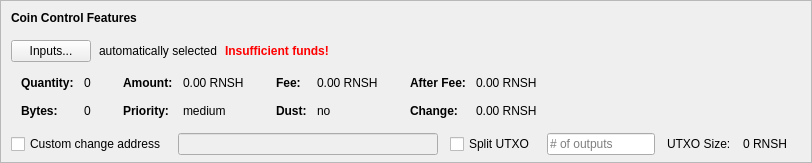
    <widget class="QFrame" name="frameCoinControl">
     <property name="sizePolicy">
      <sizepolicy hsizetype="Expanding" vsizetype="Expanding">
       <horstretch>0</horstretch>
       <verstretch>0</verstretch>
      </sizepolicy>
     </property>
     <property name="maximumSize">
      <size>
       <width>16777215</width>
       <height>16777215</height>
      </size>
     </property>
     <property name="frameShape">
      <enum>QFrame::StyledPanel</enum>
     </property>
     <property name="frameShadow">
      <enum>QFrame::Sunken</enum>
     </property>
     <layout class="QVBoxLayout" name="verticalLayoutCoinControl2">
      <property name="spacing">
       <number>0</number>
      </property>
      <property name="leftMargin">
       <number>0</number>
      </property>
      <property name="topMargin">
       <number>0</number>
      </property>
      <property name="rightMargin">
       <number>0</number>
      </property>
      <property name="bottomMargin">
       <number>6</number>
      </property>
      <item>
       <layout class="QVBoxLayout" name="verticalLayoutCoinControl" stretch="0,0,0,0,1">
        <property name="spacing">
         <number>0</number>
        </property>
        <property name="leftMargin">
         <number>10</number>
        </property>
        <property name="topMargin">
         <number>10</number>
        </property>
        <item>
         <layout class="QHBoxLayout" name="horizontalLayoutCoinControl1">
          <property name="bottomMargin">
           <number>15</number>
          </property>
          <item>
           <widget class="QLabel" name="labelCoinControlFeatures">
            <property name="sizePolicy">
             <sizepolicy hsizetype="Preferred" vsizetype="Maximum">
              <horstretch>0</horstretch>
              <verstretch>0</verstretch>
             </sizepolicy>
            </property>
            <property name="font">
             <font>
              <weight>75</weight>
              <bold>true</bold>
             </font>
            </property>
            <property name="styleSheet">
             <string notr="true">font-weight:bold;</string>
            </property>
            <property name="text">
             <string>Coin Control Features</string>
            </property>
           </widget>
          </item>
         </layout>
        </item>
        <item>
         <layout class="QHBoxLayout" name="horizontalLayoutCoinControl2" stretch="0,0,0,0">
          <property name="spacing">
           <number>8</number>
          </property>
          <property name="bottomMargin">
           <number>10</number>
          </property>
          <item>
           <widget class="QPushButton" name="pushButtonCoinControl">
            <property name="styleSheet">
             <string notr="true"/>
            </property>
            <property name="text">
             <string>Inputs...</string>
            </property>
            <property name="autoDefault">
             <bool>false</bool>
            </property>
           </widget>
          </item>
          <item>
           <widget class="QLabel" name="labelCoinControlAutomaticallySelected">
            <property name="text">
             <string>automatically selected</string>
            </property>
            <property name="margin">
             <number>5</number>
            </property>
           </widget>
          </item>
          <item>
           <widget class="QLabel" name="labelCoinControlInsuffFunds">
            <property name="font">
             <font>
              <weight>75</weight>
              <bold>true</bold>
             </font>
            </property>
            <property name="styleSheet">
             <string notr="true">color:red;font-weight:bold;</string>
            </property>
            <property name="text">
             <string>Insufficient funds!</string>
            </property>
            <property name="margin">
             <number>5</number>
            </property>
           </widget>
          </item>
          <item>
           <spacer name="horizontalSpacerCoinControl">
            <property name="orientation">
             <enum>Qt::Horizontal</enum>
            </property>
            <property name="sizeHint" stdset="0">
             <size>
              <width>40</width>
              <height>1</height>
             </size>
            </property>
           </spacer>
          </item>
         </layout>
        </item>
        <item>
         <widget class="QWidget" name="widgetCoinControl" native="true">
          <property name="sizePolicy">
           <sizepolicy hsizetype="Preferred" vsizetype="Preferred">
            <horstretch>0</horstretch>
            <verstretch>0</verstretch>
           </sizepolicy>
          </property>
          <property name="minimumSize">
           <size>
            <width>0</width>
            <height>0</height>
           </size>
          </property>
          <property name="styleSheet">
           <string notr="true"/>
          </property>
          <layout class="QHBoxLayout" name="horizontalLayoutCoinControl5">
           <property name="leftMargin">
            <number>0</number>
           </property>
           <property name="topMargin">
            <number>0</number>
           </property>
           <property name="rightMargin">
            <number>0</number>
           </property>
           <property name="bottomMargin">
            <number>0</number>
           </property>
           <item>
            <layout class="QHBoxLayout" name="horizontalLayoutCoinControl3" stretch="0,0,0,1">
             <property name="spacing">
              <number>20</number>
             </property>
             <property name="topMargin">
              <number>0</number>
             </property>
             <property name="bottomMargin">
              <number>10</number>
             </property>
             <item>
              <layout class="QFormLayout" name="formLayoutCoinControl1">
               <property name="horizontalSpacing">
                <number>10</number>
               </property>
               <property name="verticalSpacing">
                <number>14</number>
               </property>
               <property name="leftMargin">
                <number>10</number>
               </property>
               <property name="topMargin">
                <number>4</number>
               </property>
               <property name="rightMargin">
                <number>6</number>
               </property>
               <item row="0" column="0">
                <widget class="QLabel" name="labelCoinControlQuantityText">
                 <property name="font">
                  <font>
                   <weight>75</weight>
                   <bold>true</bold>
                  </font>
                 </property>
                 <property name="text">
                  <string>Quantity:</string>
                 </property>
                 <property name="margin">
                  <number>0</number>
                 </property>
                </widget>
               </item>
               <item row="0" column="1">
                <widget class="QLabel" name="labelCoinControlQuantity">
                 <property name="cursor">
                  <cursorShape>IBeamCursor</cursorShape>
                 </property>
                 <property name="contextMenuPolicy">
                  <enum>Qt::ActionsContextMenu</enum>
                 </property>
                 <property name="text">
                  <string notr="true">0</string>
                 </property>
                 <property name="margin">
                  <number>0</number>
                 </property>
                 <property name="textInteractionFlags">
                  <set>Qt::LinksAccessibleByMouse|Qt::TextSelectableByKeyboard|Qt::TextSelectableByMouse</set>
                 </property>
                </widget>
               </item>
               <item row="1" column="0">
                <widget class="QLabel" name="labelCoinControlBytesText">
                 <property name="font">
                  <font>
                   <weight>75</weight>
                   <bold>true</bold>
                  </font>
                 </property>
                 <property name="text">
                  <string>Bytes:</string>
                 </property>
                </widget>
               </item>
               <item row="1" column="1">
                <widget class="QLabel" name="labelCoinControlBytes">
                 <property name="cursor">
                  <cursorShape>IBeamCursor</cursorShape>
                 </property>
                 <property name="contextMenuPolicy">
                  <enum>Qt::ActionsContextMenu</enum>
                 </property>
                 <property name="text">
                  <string notr="true">0</string>
                 </property>
                 <property name="textInteractionFlags">
                  <set>Qt::LinksAccessibleByMouse|Qt::TextSelectableByKeyboard|Qt::TextSelectableByMouse</set>
                 </property>
                </widget>
               </item>
              </layout>
             </item>
             <item>
              <layout class="QFormLayout" name="formLayoutCoinControl2">
               <property name="horizontalSpacing">
                <number>10</number>
               </property>
               <property name="verticalSpacing">
                <number>14</number>
               </property>
               <property name="leftMargin">
                <number>6</number>
               </property>
               <property name="topMargin">
                <number>4</number>
               </property>
               <property name="rightMargin">
                <number>6</number>
               </property>
               <item row="0" column="0">
                <widget class="QLabel" name="labelCoinControlAmountText">
                 <property name="font">
                  <font>
                   <weight>75</weight>
                   <bold>true</bold>
                  </font>
                 </property>
                 <property name="text">
                  <string>Amount:</string>
                 </property>
                 <property name="margin">
                  <number>0</number>
                 </property>
                </widget>
               </item>
               <item row="0" column="1">
                <widget class="QLabel" name="labelCoinControlAmount">
                 <property name="cursor">
                  <cursorShape>IBeamCursor</cursorShape>
                 </property>
                 <property name="contextMenuPolicy">
                  <enum>Qt::ActionsContextMenu</enum>
                 </property>
                 <property name="text">
                  <string notr="true">0.00 RNSH</string>
                 </property>
                 <property name="textInteractionFlags">
                  <set>Qt::LinksAccessibleByMouse|Qt::TextSelectableByKeyboard|Qt::TextSelectableByMouse</set>
                 </property>
                </widget>
               </item>
               <item row="1" column="0">
                <widget class="QLabel" name="labelCoinControlPriorityText">
                 <property name="font">
                  <font>
                   <weight>75</weight>
                   <bold>true</bold>
                  </font>
                 </property>
                 <property name="text">
                  <string>Priority:</string>
                 </property>
                </widget>
               </item>
               <item row="1" column="1">
                <widget class="QLabel" name="labelCoinControlPriority">
                 <property name="cursor">
                  <cursorShape>IBeamCursor</cursorShape>
                 </property>
                 <property name="contextMenuPolicy">
                  <enum>Qt::ActionsContextMenu</enum>
                 </property>
                 <property name="text">
                  <string>medium</string>
                 </property>
                 <property name="textInteractionFlags">
                  <set>Qt::LinksAccessibleByMouse|Qt::TextSelectableByKeyboard|Qt::TextSelectableByMouse</set>
                 </property>
                </widget>
               </item>
              </layout>
             </item>
             <item>
              <layout class="QFormLayout" name="formLayoutCoinControl3">
               <property name="horizontalSpacing">
                <number>10</number>
               </property>
               <property name="verticalSpacing">
                <number>14</number>
               </property>
               <property name="leftMargin">
                <number>6</number>
               </property>
               <property name="topMargin">
                <number>4</number>
               </property>
               <property name="rightMargin">
                <number>6</number>
               </property>
               <item row="0" column="0">
                <widget class="QLabel" name="labelCoinControlFeeText">
                 <property name="font">
                  <font>
                   <weight>75</weight>
                   <bold>true</bold>
                  </font>
                 </property>
                 <property name="text">
                  <string>Fee:</string>
                 </property>
                 <property name="margin">
                  <number>0</number>
                 </property>
                </widget>
               </item>
               <item row="0" column="1">
                <widget class="QLabel" name="labelCoinControlFee">
                 <property name="cursor">
                  <cursorShape>IBeamCursor</cursorShape>
                 </property>
                 <property name="contextMenuPolicy">
                  <enum>Qt::ActionsContextMenu</enum>
                 </property>
                 <property name="text">
                  <string notr="true">0.00 RNSH</string>
                 </property>
                 <property name="textInteractionFlags">
                  <set>Qt::LinksAccessibleByMouse|Qt::TextSelectableByKeyboard|Qt::TextSelectableByMouse</set>
                 </property>
                </widget>
               </item>
               <item row="1" column="0">
                <widget class="QLabel" name="labelCoinControlLowOutputText">
                 <property name="font">
                  <font>
                   <weight>75</weight>
                   <bold>true</bold>
                  </font>
                 </property>
                 <property name="text">
                  <string>Dust:</string>
                 </property>
                </widget>
               </item>
               <item row="1" column="1">
                <widget class="QLabel" name="labelCoinControlLowOutput">
                 <property name="cursor">
                  <cursorShape>IBeamCursor</cursorShape>
                 </property>
                 <property name="contextMenuPolicy">
                  <enum>Qt::ActionsContextMenu</enum>
                 </property>
                 <property name="text">
                  <string>no</string>
                 </property>
                 <property name="textInteractionFlags">
                  <set>Qt::LinksAccessibleByMouse|Qt::TextSelectableByKeyboard|Qt::TextSelectableByMouse</set>
                 </property>
                </widget>
               </item>
              </layout>
             </item>
             <item>
              <layout class="QFormLayout" name="formLayoutCoinControl4">
               <property name="horizontalSpacing">
                <number>10</number>
               </property>
               <property name="verticalSpacing">
                <number>14</number>
               </property>
               <property name="leftMargin">
                <number>6</number>
               </property>
               <property name="topMargin">
                <number>4</number>
               </property>
               <property name="rightMargin">
                <number>6</number>
               </property>
               <item row="0" column="0">
                <widget class="QLabel" name="labelCoinControlAfterFeeText">
                 <property name="font">
                  <font>
                   <weight>75</weight>
                   <bold>true</bold>
                  </font>
                 </property>
                 <property name="text">
                  <string>After Fee:</string>
                 </property>
                 <property name="margin">
                  <number>0</number>
                 </property>
                </widget>
               </item>
               <item row="0" column="1">
                <widget class="QLabel" name="labelCoinControlAfterFee">
                 <property name="cursor">
                  <cursorShape>IBeamCursor</cursorShape>
                 </property>
                 <property name="contextMenuPolicy">
                  <enum>Qt::ActionsContextMenu</enum>
                 </property>
                 <property name="text">
                  <string notr="true">0.00 RNSH</string>
                 </property>
                 <property name="textInteractionFlags">
                  <set>Qt::LinksAccessibleByMouse|Qt::TextSelectableByKeyboard|Qt::TextSelectableByMouse</set>
                 </property>
                </widget>
               </item>
               <item row="1" column="0">
                <widget class="QLabel" name="labelCoinControlChangeText">
                 <property name="font">
                  <font>
                   <weight>75</weight>
                   <bold>true</bold>
                  </font>
                 </property>
                 <property name="text">
                  <string>Change:</string>
                 </property>
                </widget>
               </item>
               <item row="1" column="1">
                <widget class="QLabel" name="labelCoinControlChange">
                 <property name="cursor">
                  <cursorShape>IBeamCursor</cursorShape>
                 </property>
                 <property name="contextMenuPolicy">
                  <enum>Qt::ActionsContextMenu</enum>
                 </property>
                 <property name="text">
                  <string notr="true">0.00 RNSH</string>
                 </property>
                 <property name="textInteractionFlags">
                  <set>Qt::LinksAccessibleByMouse|Qt::TextSelectableByKeyboard|Qt::TextSelectableByMouse</set>
                 </property>
                </widget>
               </item>
              </layout>
             </item>
            </layout>
           </item>
          </layout>
         </widget>
        </item>
        <item>
         <layout class="QHBoxLayout" name="horizontalLayoutCoinControl4" stretch="0,0,0,0,0,0,0">
          <property name="spacing">
           <number>12</number>
          </property>
          <property name="sizeConstraint">
           <enum>QLayout::SetDefaultConstraint</enum>
          </property>
          <property name="topMargin">
           <number>5</number>
          </property>
          <property name="rightMargin">
           <number>5</number>
          </property>
          <item>
           <widget class="QCheckBox" name="checkBoxCoinControlChange">
            <property name="toolTip">
             <string>If this is activated, but the change address is empty or invalid, change will be sent to a newly generated address.</string>
            </property>
            <property name="text">
             <string>Custom change address</string>
            </property>
           </widget>
          </item>
          <item>
           <widget class="QValidatedLineEdit" name="lineEditCoinControlChange">
            <property name="enabled">
             <bool>false</bool>
            </property>
            <property name="sizePolicy">
             <sizepolicy hsizetype="Expanding" vsizetype="Fixed">
              <horstretch>0</horstretch>
              <verstretch>0</verstretch>
             </sizepolicy>
            </property>
           </widget>
          </item>
          <item>
           <widget class="QCheckBox" name="splitBlockCheckBox">
            <property name="text">
             <string>Split UTXO</string>
            </property>
           </widget>
          </item>
          <item>
           <widget class="QLineEdit" name="splitBlockLineEdit">
            <property name="sizePolicy">
             <sizepolicy hsizetype="Fixed" vsizetype="Fixed">
              <horstretch>50</horstretch>
              <verstretch>0</verstretch>
             </sizepolicy>
            </property>
            <property name="placeholderText">
             <string># of outputs</string>
            </property>
           </widget>
          </item>
          <item>
           <widget class="QLabel" name="labelBlockSizeText">
            <property name="text">
             <string>UTXO Size:</string>
            </property>
           </widget>
          </item>
          <item>
           <widget class="QLabel" name="labelBlockSize">
            <property name="text">
             <string>0 RNSH</string>
            </property>
           </widget>
          </item>
          <item>
           <widget class="QLabel" name="labelCoinControlChangeLabel">
            <property name="sizePolicy">
             <sizepolicy hsizetype="Preferred" vsizetype="Expanding">
              <horstretch>0</horstretch>
              <verstretch>0</verstretch>
             </sizepolicy>
            </property>
            <property name="minimumSize">
             <size>
              <width>0</width>
              <height>0</height>
             </size>
            </property>
            <property name="text">
             <string/>
            </property>
            <property name="margin">
             <number>3</number>
            </property>
           </widget>
          </item>
         </layout>
        </item>
        <item>
         <spacer name="verticalSpacerCoinControl">
          <property name="orientation">
           <enum>Qt::Vertical</enum>
          </property>
          <property name="sizeHint" stdset="0">
           <size>
            <width>800</width>
            <height>1</height>
           </size>
          </property>
         </spacer>
        </item>
       </layout>
      </item>
     </layout>
    </widget>
